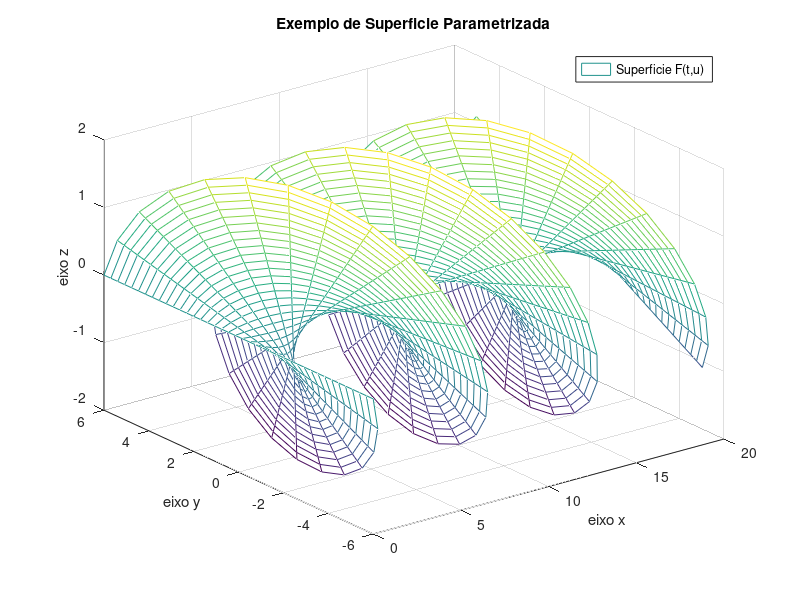

Reproduce this figure in MATLAB.
t = linspace(0,10,40);
u = linspace(-2,2,40);
[t,u] = meshgrid(t,u);
x = 2.*t;
y = 3*u.*cos(t);
z = u.*sin(t);
mesh(x,y,z)
xlabel('eixo x');
ylabel('eixo y');
zlabel ('eixo z')
title('Exemplo de Superficie Parametrizada');
legend('Superficie F(t,u)');
